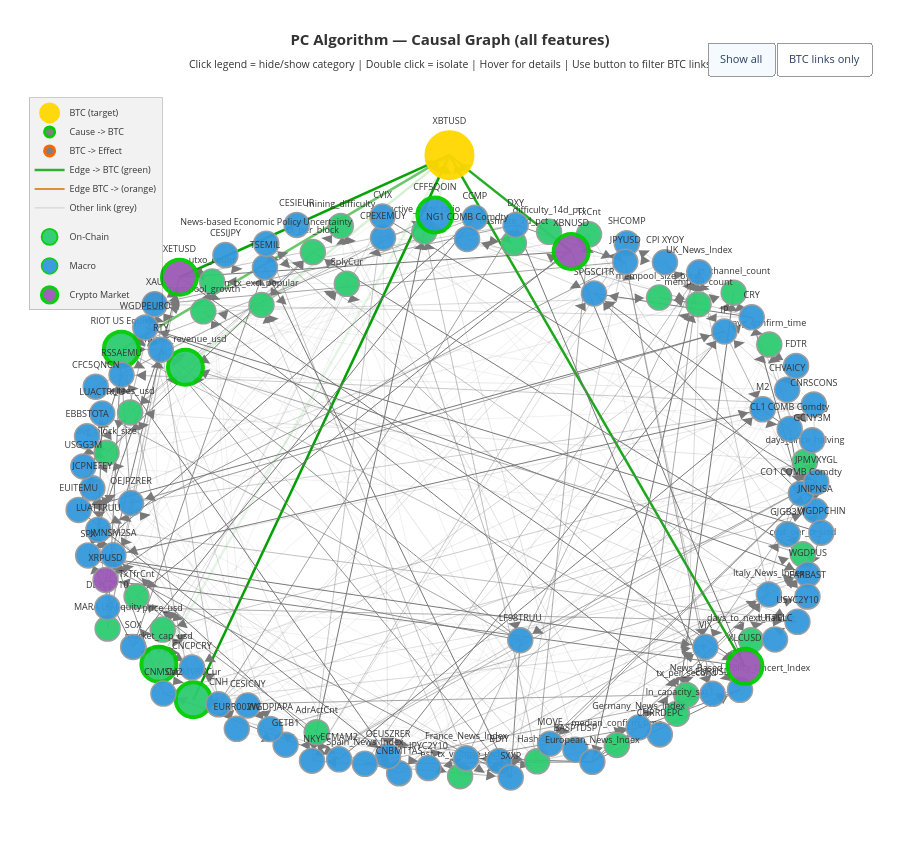

Notebook code for this chart:
### Code cell
import plotly.graph_objects as go
import networkx as nx
import numpy as np


def plot_dag_arrows(cg_object, nodes, df_pc, causes, effets, bidirect, target_ticker):

    G = nx.DiGraph()

    # ADD EDGES FROM THE ALREADY-CORRECT LISTS (not from cg_object)
    # 1. Causes: X → BTC
    for c in causes:
        G.add_edge(c, target_ticker)
    # 2. Effects: BTC → X
    for e in effets:
        G.add_edge(target_ticker, e)
    # 3. Bidirectional: X ↔ BTC
    for b in bidirect:
        G.add_edge(b, target_ticker)
        G.add_edge(target_ticker, b)

    # 4. Non-BTC edges: use adj_matrix since directions between
    #    non-BTC nodes don't matter for our analysis (all grey)
    adj = cg_object.graph
    for i in range(len(nodes)):
        for j in range(i+1, len(nodes)):
            if nodes[i] == target_ticker or nodes[j] == target_ticker:
                continue  # already handled above
            if adj[i, j] != 0 or adj[j, i] != 0:
                G.add_edge(nodes[i], nodes[j])

    # Verify
    btc_preds = set(G.predecessors(target_ticker))
    btc_succs = set(G.successors(target_ticker))
    print(f"Graph check: {len(btc_preds)} nodes -> BTC, BTC -> {len(btc_succs)} nodes")
    print(f"  Causes: {sorted(btc_preds)}")
    print(f"  Effects: {sorted(btc_succs)}")

    btc_neighbors = btc_preds | btc_succs
    btc_neighbors.add(target_ticker)

    pos = nx.spring_layout(G, seed=42, k=2.5)
    pos[target_ticker] = np.array([0.0, 1.2])
    node_to_idx = {n: i for i, n in enumerate(nodes)}

    all_traces = []
    vis_all = []
    vis_btc_only = []

    for u, v in G.edges():
        x0, y0 = pos[u]
        x1, y1 = pos[v]
        if u in node_to_idx and v in node_to_idx:
            col_u = df_pc.iloc[:, node_to_idx[u]]
            col_v = df_pc.iloc[:, node_to_idx[v]]
            weight = abs(col_u.corr(col_v))
        else:
            weight = 0.3
        alpha = max(0.1, min(1.0, weight * 1.5))
        cat_u, cat_v = get_category(u), get_category(v)
        is_btc_edge = (u == target_ticker or v == target_ticker)

        if v == target_ticker:
            rgba = f"rgba(0, 160, 0, {alpha})"
            solid = "rgb(0, 160, 0)"
            width = 2.5
        elif u == target_ticker:
            rgba = f"rgba(220, 120, 0, {alpha})"
            solid = "rgb(220, 120, 0)"
            width = 2.0
        else:
            rgba = f"rgba(120, 120, 120, {alpha})"
            solid = "rgb(120, 120, 120)"
            width = 1.0

        if cat_u == "BTC (target)":    edge_groups = [cat_v]
        elif cat_v == "BTC (target)":  edge_groups = [cat_u]
        else:                          edge_groups = [cat_u]

        dx, dy = x1 - x0, y1 - y0
        length = np.sqrt(dx**2 + dy**2)
        if length > 0:
            ux_n, uy_n = dx / length, dy / length
            tip_x = x1 - ux_n * 0.04
            tip_y = y1 - uy_n * 0.04
            perp_x, perp_y = -uy_n, ux_n
            arrow_size = 0.018
            base1_x = tip_x - ux_n * 0.025 + perp_x * arrow_size
            base1_y = tip_y - uy_n * 0.025 + perp_y * arrow_size
            base2_x = tip_x - ux_n * 0.025 - perp_x * arrow_size
            base2_y = tip_y - uy_n * 0.025 - perp_y * arrow_size
        else:
            tip_x, tip_y = x1, y1
            base1_x, base1_y = x1, y1
            base2_x, base2_y = x1, y1

        for grp in edge_groups:
            all_traces.append(go.Scatter(
                x=[x0, x1, None], y=[y0, y1, None], mode='lines',
                line=dict(width=width, color=rgba),
                hoverinfo='none', showlegend=False, legendgroup=grp))
            vis_all.append(True)
            vis_btc_only.append(is_btc_edge)

            all_traces.append(go.Scatter(
                x=[tip_x, base1_x, base2_x, tip_x, None],
                y=[tip_y, base1_y, base2_y, tip_y, None],
                mode='lines', fill='toself',
                fillcolor=solid, line=dict(width=0, color=solid),
                hoverinfo='none', showlegend=False, legendgroup=grp))
            vis_all.append(True)
            vis_btc_only.append(is_btc_edge)

    for cat, color in CATEGORY_COLORS.items():
        cat_nodes = [n for n in G.nodes() if get_category(n) == cat]
        if not cat_nodes: continue
        cx, cy, csizes, ctext, chover, cborders, cborder_w = [], [], [], [], [], [], []
        for node in cat_nodes:
            x, y = pos[node]
            cx.append(x); cy.append(y)
            in_e = list(G.predecessors(node))
            out_e = list(G.successors(node))
            chover.append(
                f"<b>{node}</b><br>Category: {get_category(node)}<br>"
                f"Receives from: {len(in_e)} nodes<br>Sends to: {len(out_e)} nodes<br>"
                f"Connections: {', '.join(in_e + out_e) if in_e + out_e else 'none'}")
            ctext.append(node.replace(" Index","").replace(" Curncy",""))
            if node == target_ticker:
                csizes.append(45); cborders.append("#FFD700"); cborder_w.append(5)
            elif node in causes:
                csizes.append(35); cborders.append("#00CC00"); cborder_w.append(4)
            elif node in effets:
                csizes.append(35); cborders.append("#FF6600"); cborder_w.append(4)
            elif node in bidirect:
                csizes.append(35); cborders.append("#CC00CC"); cborder_w.append(4)
            else:
                csizes.append(25); cborders.append("#999999"); cborder_w.append(1.5)
        has_btc = any(n in btc_neighbors for n in cat_nodes)
        lg = '_noclick' if cat == "BTC (target)" else cat
        all_traces.append(go.Scatter(
            x=cx, y=cy, mode='markers+text', name=cat,
            text=ctext, textposition='top center',
            textfont=dict(size=9, color='#333333'),
            hovertext=chover, hoverinfo='text',
            marker=dict(size=csizes, color=color,
                        line=dict(color=cborders, width=cborder_w), opacity=0.95),
            legendgroup=lg, showlegend=True))
        vis_all.append(True)
        vis_btc_only.append(True if cat == "BTC (target)" or has_btc else False)

    for t in [
        go.Scatter(x=[None],y=[None],mode='markers',
            marker=dict(size=10,color='gray',line=dict(color='#00CC00',width=3)),
            name='Cause -> BTC',showlegend=True,legendgroup='_noclick'),
        go.Scatter(x=[None],y=[None],mode='markers',
            marker=dict(size=10,color='gray',line=dict(color='#FF6600',width=3)),
            name='BTC -> Effect',showlegend=True,legendgroup='_noclick'),
        go.Scatter(x=[None],y=[None],mode='lines',
            line=dict(color='rgba(0,160,0,0.8)',width=2.5),
            name='Edge -> BTC (green)',showlegend=True,legendgroup='_noclick'),
        go.Scatter(x=[None],y=[None],mode='lines',
            line=dict(color='rgba(220,120,0,0.8)',width=2),
            name='Edge BTC -> (orange)',showlegend=True,legendgroup='_noclick'),
        go.Scatter(x=[None],y=[None],mode='lines',
            line=dict(color='rgba(120,120,120,0.3)',width=1),
            name='Other link (grey)',showlegend=True,legendgroup='_noclick'),
    ]:
        all_traces.append(t); vis_all.append(True); vis_btc_only.append(True)

    fig = go.Figure(data=all_traces, layout=go.Layout(
        title=dict(text=("<b>PC Algorithm — Causal Graph (all features)</b><br>"
            "<sub>Click legend = hide/show category | Double click = isolate | "
            "Hover for details | Use button to filter BTC links</sub>"),
            font=dict(size=15, color='#333333'), x=0.5),
        paper_bgcolor='white', plot_bgcolor='white', showlegend=True,
        legend=dict(bgcolor='rgba(0,0,0,0.05)', bordercolor='rgba(0,0,0,0.2)',
            borderwidth=1, font=dict(color='#333333', size=9),
            x=0.01, y=0.99, groupclick='togglegroup'),
        hovermode='closest',
        xaxis=dict(showgrid=False, zeroline=False, showticklabels=False),
        yaxis=dict(showgrid=False, zeroline=False, showticklabels=False),
        margin=dict(l=20, r=20, t=90, b=20), height=850,
        updatemenus=[dict(type="buttons", direction="left",
            x=0.99, y=1.02, xanchor="right", yanchor="bottom",
            buttons=[
                dict(label="Show all", method="update",
                     args=[{"visible": vis_all}]),
                dict(label="BTC links only", method="update",
                     args=[{"visible": vis_btc_only}]),
            ], bgcolor="white", bordercolor="#999", font=dict(size=11))],
    ))
    import webbrowser, os
    filepath = os.path.abspath("causal_graph_all_features.html")
    fig.write_html(filepath, include_plotlyjs=True)
    fig.show()
    webbrowser.open("file://" + filepath)

node_names = list(df_pc_all.columns)
plot_dag_arrows(cg.G, node_names, df_pc_all, causes, effets, bidirect, target_ticker)
